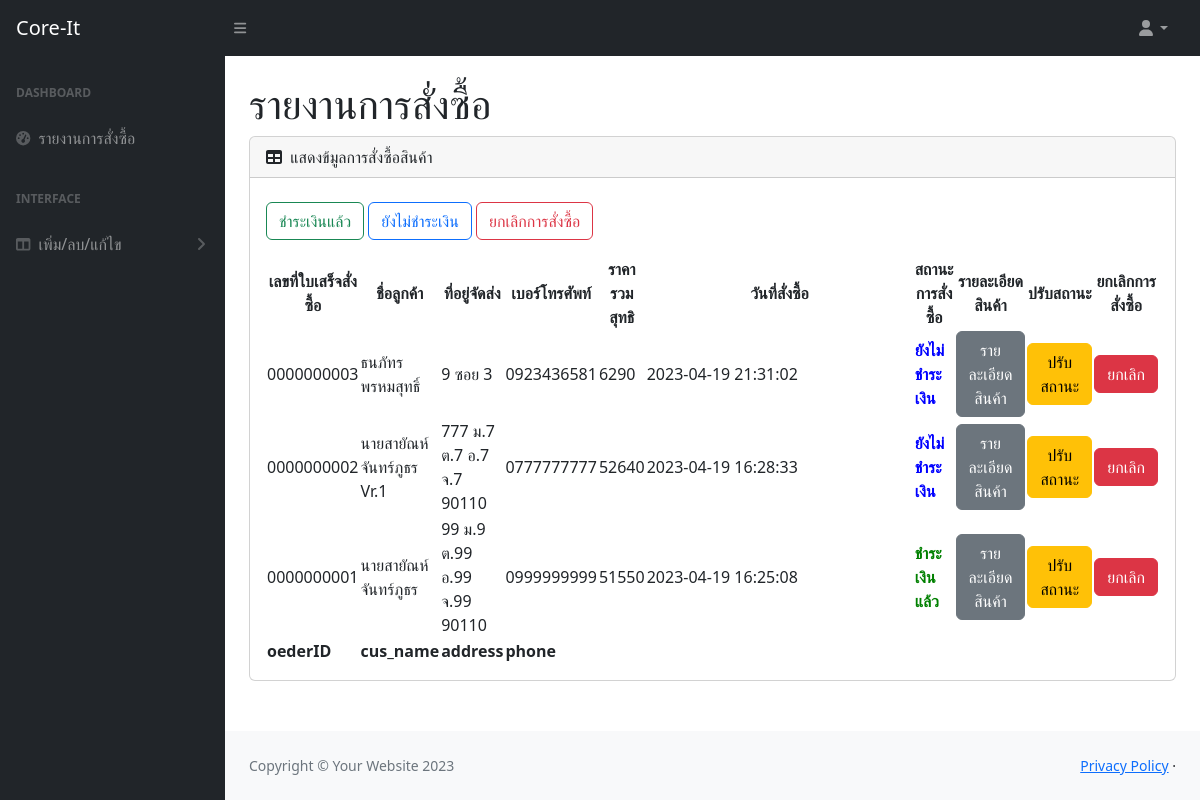
The page /admin/a_index.php on the database its author committed.
### tables this page shows
CREATE TABLE `config_shop` (
  `shopid` int(3) NOT NULL,
  `shopname` text DEFAULT NULL
);

CREATE TABLE `tb_order` (
  `orderID` int(10) UNSIGNED ZEROFILL NOT NULL COMMENT 'เลขที่ใบสั่งซื้อ',
  `cus_name` varchar(60) NOT NULL COMMENT 'ชื่อ-สกุล',
  `address` text NOT NULL COMMENT 'ที่อยู่จัดส่ง',
  `phone` varchar(10) NOT NULL COMMENT 'เบอร์โทรศัพท์',
  `total_price` float NOT NULL COMMENT 'ราคารวมสุทธิ',
  `order_status` varchar(1) NOT NULL COMMENT '1=รอชำระเงิน 2=ชำระเงิน',
  `reg_date` timestamp NOT NULL DEFAULT current_timestamp() COMMENT 'วันที่สั่งซื้อ'
);

### admin/a_index.php (the view, shortened to what this page needs)
<?php include ('../config/condb.php'); ?>
<!DOCTYPE html>
<html lang="en">
    <head>
        <?php include ('link.php');?>
    </head>
    <body class="sb-nav-fixed">
        <?php include ('a_menu.php');?>
            <div id="layoutSidenav_content">
                <main>
                    <div class="container-fluid px-4">
                        <h1 class="mt-4">รายงานการสั่งซื้อ</h1>
                        <div class="card mb-4">
                            <div class="card-header">
                                <i class="fas fa-table me-1"></i>
                                แสดงข้มูลการสั่งซื้อสินค้า
                            </div>
                            <div class="card-body">
                                <div class="mt-2 mb-3">
                                <?php include ('button/button_order.php'); ?>
                                </div>
                                <table id="datatablesSimple">
                                    <thead >
                                        <tr class="text-center">
                                            <th>เลขที่ใบเสร็จสั่งซื้อ</th>
                                            <th>ชื่อลูกค้า</th>
                                            <th>ที่อยู่จัดส่ง</th>
                                            <th>เบอร์โทรศัพท์</th>
                                            <th>ราคารวมสุทธิ</th>
                                            <th>วันที่สั่งซื้อ</th>
                                            <th>สถานะการสั่งซื้อ</th>
                                            <th>รายละเอียดสินค้า</th>
                                            <th>ปรับสถานะ</th>
                                            <th>ยกเลิกการสั่งซื้อ</th>
                                        </tr>
                                    </thead>
                                    <tfoot>
                                        <tr>
                                            <th>oederID</th>
                                            <th>cus_name</th>
                                            <th>address</th>
                                            <th>phone</th>
                                        </tr>
                                    </tfoot>
                                    <tbody>
                                <?php
                                    $sql = "SELECT * FROM tb_order ORDER BY reg_date DESC";
                                    $result=mysqli_query($conn,$sql);
                                    while ($row=mysqli_fetch_array($result)) {
                                    $status = $row['order_status'];
                                ?>
                                        <tr>
                                            <td><?=$row['orderID']?></td>
                                            <td><?=$row['cus_name']?></td>
                                            <td><?=$row['address']?></td>
                                            <td><?=$row['phone']?></td>
                                            <td><?=$row['total_price']?></td>
                                            <td class="w-100"><?=$row['reg_date']?></td>
                                            <td>
                                                <?php
                                                    if($status == 1){
                                                        echo "<b style='color:blue'> ยังไม่ชำระเงิน </b>";
                                                    }elseif($status == 2){
                                                        echo "<b style='color:green'> ชำระเงินแล้ว </b>";
                                                    }elseif($status == 0){
                                                        echo "<b style='color:red'> ยกเลิกการสั่งซื้อ </b>";
                                                    }
                                                ?>
                                            </td>
                                            <td>
                                                <a href="report_order_detail.php?id=<?=$row['orderID']?>"
                                                class="btn btn-secondary w-100"> รายละเอียดสินค้า </a>
                                            </td>
                                            <td>
                                                <a href="confirm_order.php?id=<?=$row['orderID']?>"
                                                class="btn btn-warning w-100"
                                                onclick="com(this.href); return false;"> ปรับสถานะ </a>
                                            </td>
                                            <td>
                                                <a href="cancal_order.php?id=<?=$row['orderID']?>"
                                                class="btn btn-danger w-100"
                                                onclick="del(this.href); return false;"> ยกเลิก </a>
                                            </td>
                                        </tr>
                                <?php
                                    }
                                ?>
                                </tbody>
                                </table>
                            </div>
                        </div>
                    </div>
                </main>
                <?php include('a_footer.php'); ?>
            </div>
        </div>
    </body>
</html>

### admin/a_menu.php (shortened to what this page needs)
<?php
$sqlshop = "SELECT * FROM config_shop";
$result_shop= mysqli_query($conn,$sqlshop);
$row9=mysqli_fetch_array($result_shop)
?>
<nav class="sb-topnav navbar navbar-expand navbar-dark bg-dark">
            <a class="navbar-brand ps-3" href="a_index.php"><?=$row9['shopname']?></a>
            <button class="btn btn-link btn-sm order-1 order-lg-0 me-4 me-lg-0" id="sidebarToggle" href="#!"><i class="fas fa-bars"></i></button>
            <ul class="navbar-nav ms-auto ms-md-0 me-3 me-lg-4">
                <li class="nav-item dropdown">
                    <a class="nav-link dropdown-toggle" id="navbarDropdown" href="#" role="button" data-bs-toggle="dropdown" aria-expanded="false"><i class="fas fa-user fa-fw"></i></a>
                </li>
            </ul>
        </nav>
        <div id="layoutSidenav">
            <div id="layoutSidenav_nav">
                <nav class="sb-sidenav accordion sb-sidenav-dark" id="sidenavAccordion">
                    <div class="sb-sidenav-menu">
                        <div class="nav">
                            <div class="sb-sidenav-menu-heading">Dashboard</div>
                            <a class="nav-link" href="a_index.php">
                                <div class="sb-nav-link-icon">
                                    <i class="fas fa-tachometer-alt"></i>
                                </div>
                                รายงานการสั่งซื้อ
                            </a>
                            <div class="sb-sidenav-menu-heading">Interface</div>
                            <a class="nav-link collapsed" href="#" data-bs-toggle="collapse" data-bs-target="#collapseLayouts" aria-expanded="false" aria-controls="collapseLayouts">
                                <div class="sb-nav-link-icon"><i class="fas fa-columns"></i></div>
                                เพิ่ม/ลบ/แก้ไข
                                <div class="sb-sidenav-collapse-arrow"><i class="fas fa-angle-down"></i></div>
                            </a>
                        </div>
                    </div>
                </nav>
            </div>

### rows shown on the page
config_shop: shopname "Core-It"
tb_order: orderID "0000000003", cus_name "ธนภัทร พรหมสุทธิ์", address "9 ซอย 3", phone "0923436581", total_price "6290", reg_date "2023-04-19 21:31:02", order_status "ยังไม่ชำระเงิน"
tb_order: orderID "0000000002", cus_name "นายสายัณห์ จันทร์ภูธร Vr.1", address "777 ม.7 ต.7 อ.7 จ.7 90110", phone "0777777777", total_price "52640", reg_date "2023-04-19 16:28:33", order_status "ยังไม่ชำระเงิน"
tb_order: orderID "0000000001", cus_name "นายสายัณห์ จันทร์ภูธร", address "99 ม.9 ต.99 อ.99 จ.99 90110", phone "0999999999", total_price "51550", reg_date "2023-04-19 16:25:08", order_status "ชำระเงินแล้ว"
